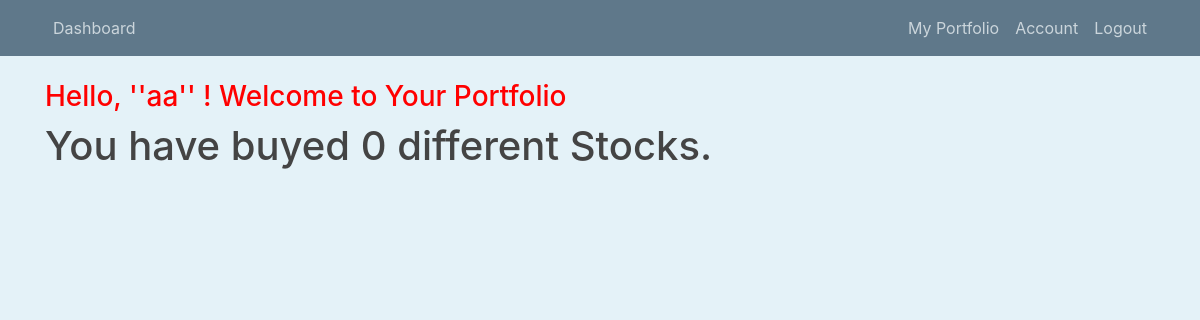
Before: /portfolio (signed in) with the older database file.
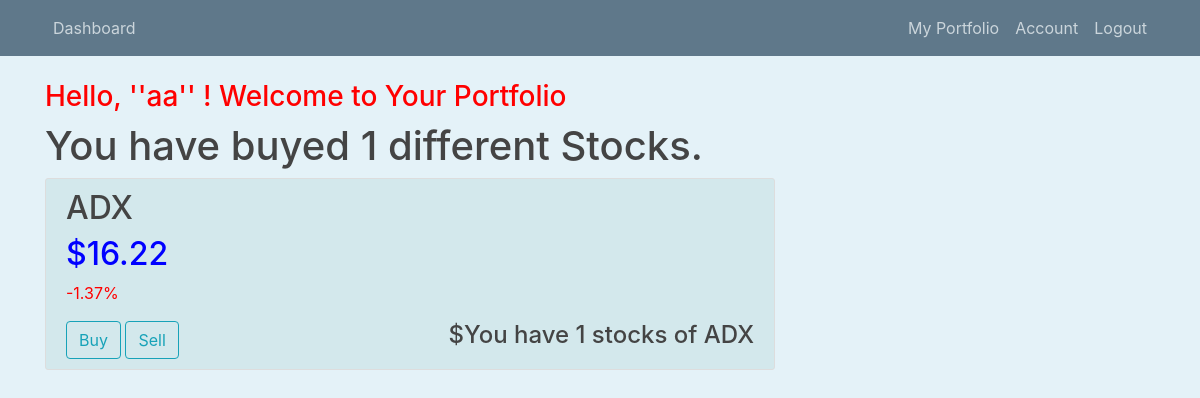
After: the same page with the newer database file.
### stockchart/models.py (models this page shows, shortened)
class User(db.Model,UserMixin):
    id = db.Column(db.Integer,primary_key=True)
    firstname = db.Column(db.String(20),unique=False,nullable=False)
    lastname = db.Column(db.String(20),unique=False,nullable=True)
    username = db.Column(db.String(20),unique=True,nullable=False)
    email = db.Column(db.String(120),unique=True,nullable=False)
    image_file = db.Column(db.String(20),nullable=False,default='default.jpg')
    password = db.Column(db.String(60),nullable = False)
    stocks = db.Column(db.String,nullable=False,default='.')

class Stock(db.Model):
    id = db.Column(db.Integer,primary_key=True,autoincrement=True)
    symbol = db.Column(db.String(10),nullable=False)
    price = db.Column(db.String(100),nullable=False)
    percent_change = db.Column(db.Text,nullable = False)
    name = db.Column(db.Text,nullable = False)
    change = db.Column(db.Text,nullable = False)

### stockchart/routes.py (the view)
@login_required
@app.route("/portfolio",methods=['GET'])
def portfolio():
    if current_user.is_authenticated:
        user_stocks = []
        if(current_user.stocks != '.'):
            user_stocks = list(int(i) for i in current_user.stocks[1:-1].split('.'))
        stocks = []
        stock_ids = set(user_stocks)
        for stock_id in stock_ids:
            map = {}
            stock = Stock.query.get_or_404(stock_id)
            map['symbol'] = stock.symbol
            map['price'] = stock.price
            map['percent_change'] = stock.percent_change
            map['count'] = user_stocks.count(stock_id)
            map['id'] = stock_id
            stocks.append(map)
        no_of_stocks = len(stocks)
        return render_template('portfolio.html',stocks=stocks,no_of_stocks=no_of_stocks)
    else:
        return redirect(url_for('login'))

### stockchart/models.py (called while the page is built)
@login_manager.user_loader
def load_user(user_id):
    return User.query.get(int(user_id))

### stockchart/templates/portfolio.html
{% extends 'layout.html' %}
{% block content %}
        <marquee><h3 style="color: red;"> Hello, ''{{ current_user.username }}'' ! Welcome to Your Portfolio</h3></marquee>
        <h1>You have buyed {{no_of_stocks}} different Stocks.</h1>
        {%for stock in stocks%}
        <article class="media content-section">
            <div class="media-body">
                <div class="media-body">
                    <h2 class="article-title" >{{ stock.symbol}}</h2>
                  </div>
              <h2 class="article-title price">${{ stock.price}}</h2>
             {%if stock.percent_change[0] !='-'%}
             <p class="article-content profit">+{{ stock.percent_change }}%</p>
             {%else%}
             <p class="article-content loss">{{ stock.percent_change }}%</p>
             {%endif%}
             <h4 class="article-title info">$You have {{ stock.count}} stocks of {{stock.symbol}}</h4>
             {%if current_user.is_authenticated%}
             <a href="{{url_for('buy_stock',stock_id=stock.id)}}"><button class='btn btn-outline-info'>Buy</button></a>
             <a href="{{url_for('sell_stock',stock_id=stock.id)}}"><button class='btn btn-outline-info'>Sell</button></a>
             {%endif%}
            </div>
          </article>
        {%endfor%}
{% endblock content %}

### stockchart/templates/layout.html (shortened to what this page needs)
<!DOCTYPE html>
<html>
<head>
    <link rel="stylesheet" href="https://cdn.jsdelivr.net/npm/bootstrap@4.3.1/dist/css/bootstrap.min.css">
    <link rel="stylesheet" type="text/css" href="{{url_for('static',filename='main.css') }}">
</head>
<body>
    <header class="site-header">
        <nav class="navbar navbar-expand-md navbar-dark bg-steel fixed-top">
          <div class="container">
            <div class="collapse navbar-collapse" id="navbarToggle">
              <div class="navbar-nav mr-auto">
                <a class="nav-item nav-link" href="{{url_for('dashboard')}}">Dashboard</a>
              </div>
              <div class="navbar-nav">
                {%if current_user.is_authenticated%}
                <a class="nav-item nav-link" href="{{url_for('portfolio')}}">My Portfolio</a>
                <a class="nav-item nav-link" href="{{url_for('account')}}">Account</a>
                <a class="nav-item nav-link" href="{{url_for('logout')}}">Logout</a>
                {%else%}
                <a class="nav-item nav-link" href="{{url_for('login')}}">Login</a>
                <a class="nav-item nav-link" href="{{url_for('register')}}">Register</a>
                {%endif%}
              </div>
            </div>
          </div>
        </nav>
      </header>
      <main role="main" class="container">
        <div class="row">
          <div class="col-md-8">
            {% block content %}{% endblock %}
      </main>
</body>
</html>

### stockchart/static/main.css (style rules this page uses)
body { background: rgb(228, 242, 248); color: #333333; margin-top: 5rem; }
h1, h2, h3, h4, h5, h6 { color: #444444; }
.bg-steel { background-color: #5f788a; }
.site-header .navbar-nav .nav-link { color: #cbd5db; }
.content-section { background: rgb(211, 232, 236); padding: 10px 20px; border: 1px solid #dddddd; border-radius: 3px; margin-bottom: 20px; }
.article-title { color: #444444; }
.article-content { white-space: pre-line; }
.loss { color: red; }
.price { color: blue; }
.info { float: right; animation: popup 1.5s linear infinite; }

Changed rows visible on the page:
now on this page (row edited): Stock: symbol "ADX", price "16.22", percent_change "-1.37", count "1"
Other visible differences:
{{ no_of_stocks }}: "0" → "1"
